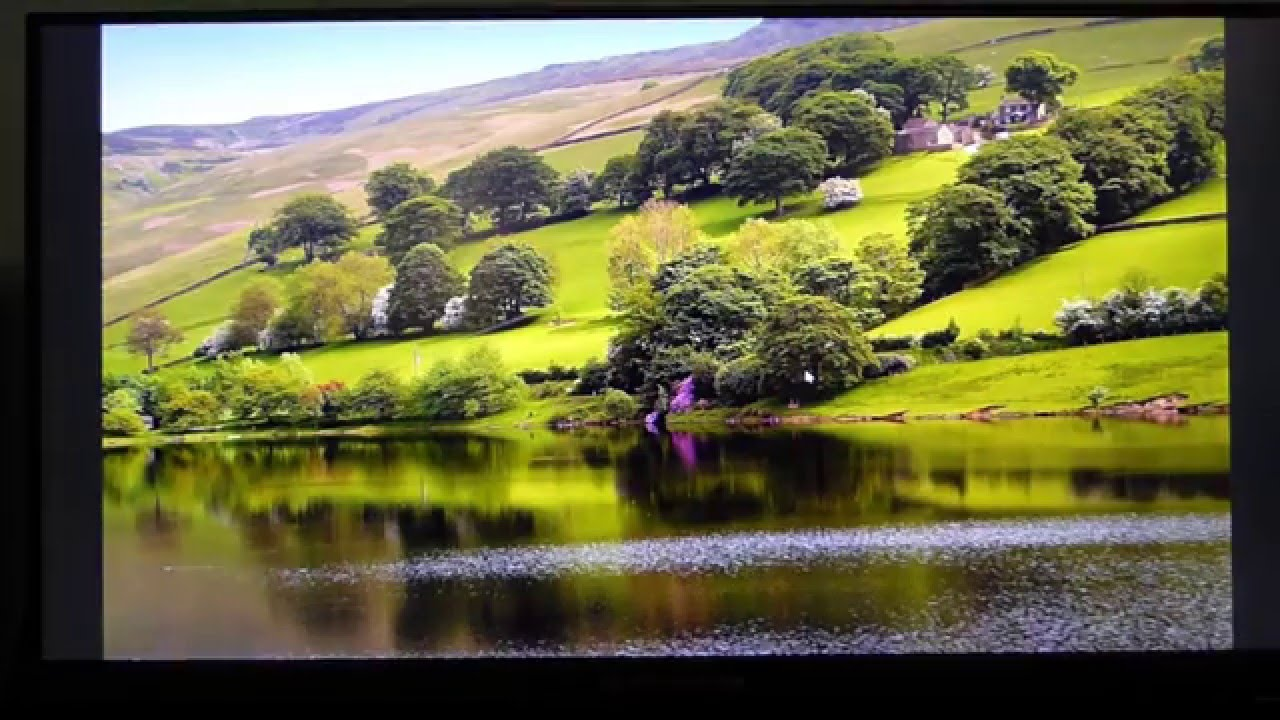
#> input picture assets/imgScene.jpg, 1280 x 720 px; the run also reads 1 picture not shown here
$ jupyter execute --allow-errors stitching.ipynb
#> lines starting #> are read from the running program, lines starting #| are printed output that depends on the picture
[cell 1]
# import the necessary packages
import numpy as np
import imutils
import cv2
import argparse
import os

[cell 2]
class Stitcher:
    def __init__(self):# determine if we are using OpenCV v3.X
        self.isv3 = imutils.is_cv3(or_better=True)

    def stitch(self, images, ratio=0.75, reprojThresh=4.0,showMatches=False):
        # unpack the images, then detect keypoints and extract
        # local invariant descriptors from them
        (imageB, imageA) = images
        (kpsA, featuresA) = self.detectAndDescribe(imageA)
        (kpsB, featuresB) = self.detectAndDescribe(imageB)

        # match features between the two images
        M = self.matchKeypoints(kpsA, kpsB, featuresA, featuresB, ratio, reprojThresh) # if the match is None, then there aren’t enough matched
        # keypoints to create a panorama
        if M is None:
            return None
        (matches, H, status) = M
        print(f'A: {imageA.shape}, B: {imageB.shape}')
        print(f'H: {H}')
        result = cv2.warpPerspective(imageA, H,
                                     (imageA.shape[1] + imageB.shape[1], imageA.shape[0]))
        result[0:imageB.shape[0], 0:imageB.shape[1]] = imageB  # check to see if the keypoint matches should be visualized
        if showMatches:
            vis = self.drawMatches(imageA, imageB, kpsA, kpsB, matches, status)
            # return a tuple of the stitched image and the
            # visualization
            return (result, vis)  # return the stitched image
        return result

    def detectAndDescribe(self, image):
        gray = cv2.cvtColor(image, cv2.COLOR_BGR2GRAY)
        if self.isv3:  # detect and extract features from the image
            descriptor = cv2.xfeatures2d.SIFT_create()
            (kps, features) = descriptor.detectAndCompute(image, None)  # otherwise, we are using OpenCV 2.4.X
        else:
            # detect keypoints in the image
            detector = cv2.FeatureDetector_create('SIFT')
            kps = detector.detect(gray)  # extract features from the image
            extractor = cv2.DescriptorExtractor_create('SIFT')
            (kps, features) = extractor.compute(gray, kps)
            # convert the keypoints from KeyPoint objects to NumPy arrays
            kps = np.float32([kp.pt for kp in kps])  # return a tuple of keypoints and features
        return (kps, features)


    def matchKeypoints(self, kpsA, kpsB, featuresA, featuresB, ratio, reprojThresh):
        # compute the raw matches and initialize the list of actual matches
        matcher = cv2.DescriptorMatcher_create('BruteForce')
        rawMatches = matcher.knnMatch(featuresA, featuresB, 2)
        matches = []  # loop over the raw matches
        for m in rawMatches:
            # ensure the distance is within a certain ratio of each
            # other (i.e. Lowe’s ratio test)
            if len(m) == 2 and m[0].distance < m[1].distance * ratio:
                matches.append((m[0].trainIdx, m[0].queryIdx))  # computing a homography requires at least 4 matches
            if len(matches) > 4:
                # [6 lines of commented-out code are left out]

                ptsA = np.float32([kpsA[i].pt for (_, i) in matches])
                ptsB = np.float32([kpsB[i].pt for (i, _) in matches])

                print(ptsA)
                print(ptsB)

                # compute the homography between the two sets of points
                (H, status) = cv2.findHomography(ptsA, ptsB, cv2.RANSAC, reprojThresh)
                # return the matches along with the homograpy matrix
                # and status of each matched point
                print(f'return :: {H}')

                return (matches, H, status)
        return None

    def drawMatches(self, imageA, imageB, kpsA, kpsB, matches, status):
        # initialize the output visualization image
        (hA, wA) = imageA.shape[:2]
        (hB, wB) = imageB.shape[:2]
        vis = np.zeros((max(hA, hB), wA + wB, 3), dtype="uint8")
        vis[0:hA, 0:wA] = imageA
        vis[0:hB, wA:] = imageB

        # loop over the matches
        for ((trainIdx, queryIdx), s) in zip(matches, status):
            # only process the match if the keypoint was successfully matched
            if s == 1:
                # draw the match
                ptsA = (int(kpsA[queryIdx].pt[0]), int(kpsA[queryIdx].pt[1]))
                ptsB = (int(kpsB[trainIdx].pt[0]) + wA, int(kpsB[trainIdx].pt[1]))
                cv2.line(vis, ptsA, ptsB, (0, 255, 0), 1)
        return vis

[cell 3]
import matplotlib.pyplot as plt
img = cv2.imread('./assets/imgScene.jpg')
#> img is the input picture: shape (720, 1280, 3); mean B, G, R 66.5, 102.3, 103.5
# imageA = cv2.imread('img1.jpg')
# imageB = cv2.imread('img2.jpg')
imageA = img[:,0:int(img.shape[1]/2)+200]
# plt.imshow(left)

imageB = img[:,int(img.shape[1]/2)-200:]
# plt.imshow(right)


# imageA = imutils.resize(imageA, width=400)
# imageB = imutils.resize(imageB, width=400)# stitch the images together to create a panorama
stitcher = Stitcher()
# (result, vis) = stitcher.stitch([imageA, imageB], showMatches=True)# show the images
#> (the rest of this cell did not finish here and is left out)

#> in detectAndDescribe, `gray = cv2.cvtColor(image, cv2.COLOR_BGR2GRAY)`:
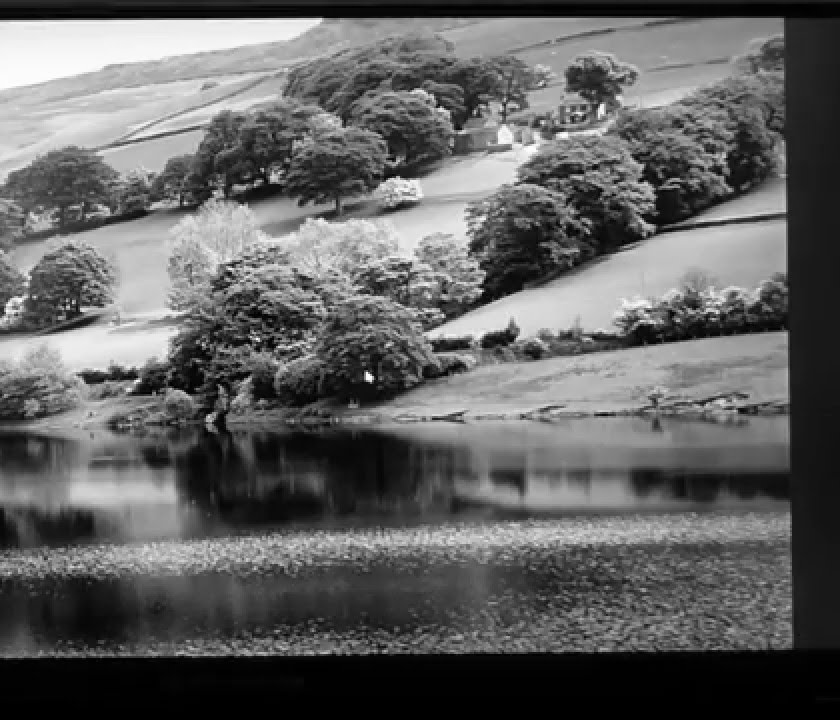
#> gray: shape (720, 840); min 0, max 255, mean 97.7
#> in detectAndDescribe, `kps = detector.detect(gray)`: kps = 4414 keypoints; strongest (x, y, size): (369, 377, 5.8), (258, 339, 3), (601, 110, 5.8), (138, 381, 3.8)
#> in detectAndDescribe, `kps = np.float32([kp.pt for kp in kps])`: kps = 4414 pairs, first value 3.4 to 794.2, second value 20.56 to 660.1
#> in stitch, `(kpsA, featuresA) = self.detectAndDescribe(imageA)`: kpsA has the same summary as kps in detectAndDescribe
#> in detectAndDescribe (call 2), `gray = cv2.cvtColor(image, cv2.COLOR_BGR2GRAY)`:
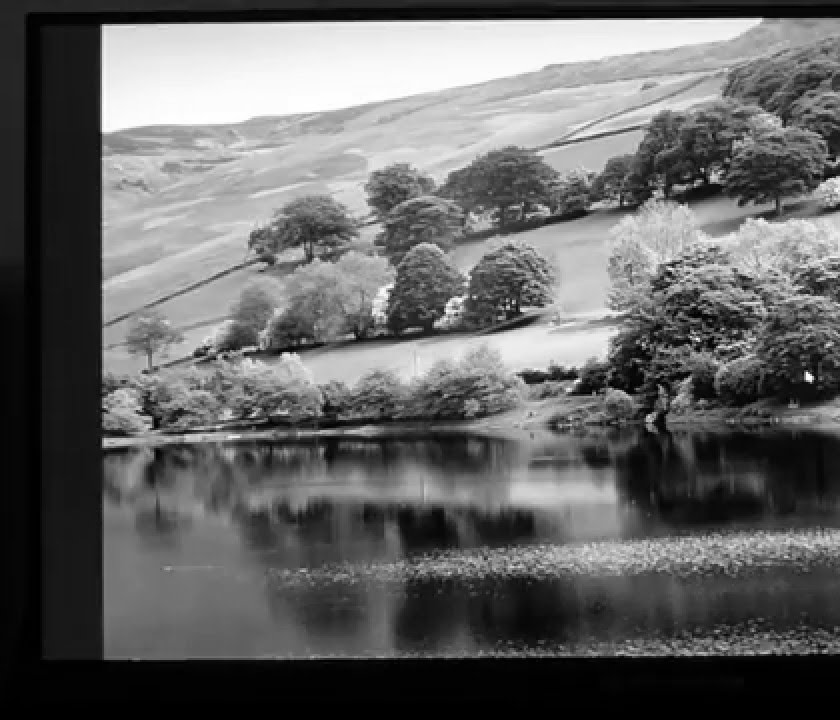
#> gray: shape (720, 840); min 0, max 255, mean 101.1
#> in detectAndDescribe (call 2), `kps = detector.detect(gray)`: kps = 3196 keypoints; strongest (x, y, size): (809, 377, 5.8), (146, 81, 69.3), (698, 339, 3), (578, 381, 3.8)
#> in detectAndDescribe (call 2), `kps = np.float32([kp.pt for kp in kps])`: kps = 3196 pairs, first value 35.69 to 837.1, second value 21.43 to 662.3
#> in stitch, `(kpsB, featuresB) = self.detectAndDescribe(imageB)`: kpsB has the same summary as kps in detectAndDescribe
#> in matchKeypoints, `rawMatches = matcher.knnMatch(featuresA, featuresB, 2)`: rawMatches = 4414 matches
#> the loop in matchKeypoints, `for m in rawMatches:` made 9 passes
#> after the loop in matchKeypoints, `for m in rawMatches:`: matches = [(1041, 0), (1042, 1), (1045, 2), (1049, 6), (1051, 8)]

#> (a cell that did not finish here is left out)

[cell 5]
import matplotlib.pyplot as plt
img = cv2.imread('./image_wide.jpg', 0)
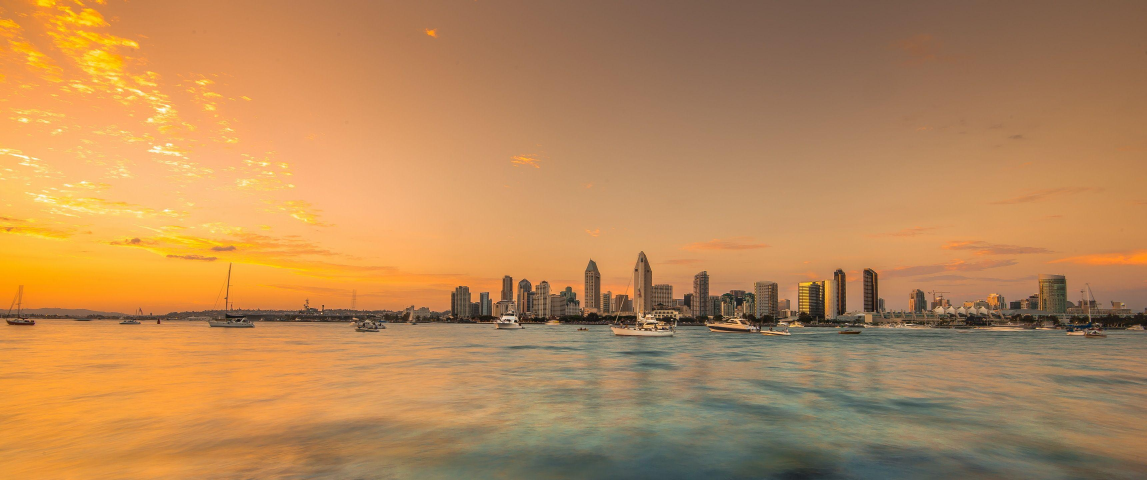
#> input picture image_wide.jpg, 3440 x 1440 px (shown at 1/3 size)
#> img: shape (1440, 3440); min 0, max 255, mean 145.2
# print(img)
plt.imshow(img)

[cell 6]
left = img[:,0:int(img.shape[1]/2)+200]
plt.imshow(left)

right = img[:,int(img.shape[1]/2)-200:]
plt.imshow(right)

[cell 7]
import numpy as np
import cv2 as cv
import matplotlib.pyplot as plt
# img1 = cv.imread('box.png',cv.IMREAD_GRAYSCALE)          # queryImage
# img2 = cv.imread('box_in_scene.png',cv.IMREAD_GRAYSCALE) # trainImage

import matplotlib.pyplot as plt
img = cv2.imread('./assets/image_wide.jpg')
#> img is the input picture: shape (1440, 3440, 3); mean B, G, R 88, 136.6, 183.6
img1 = img[:,0:int(img.shape[1]/2)+200]
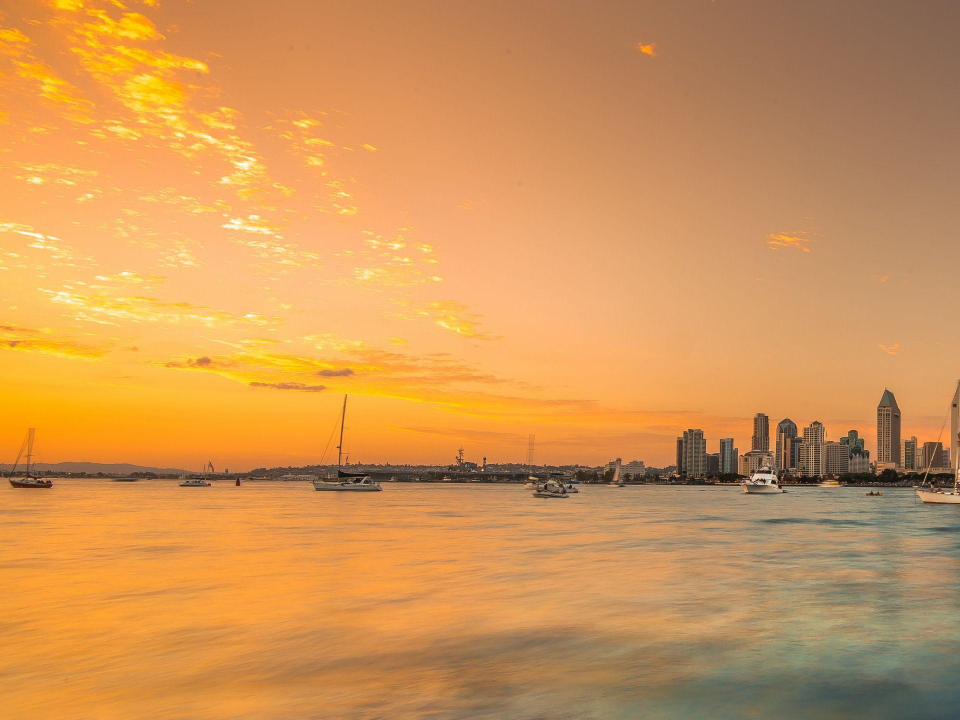
#> img1: shape (1440, 1920, 3) (shown at 1/2 size); mean B, G, R 86.5, 149.4, 208.4
img2 = img[:,int(img.shape[1]/2)-200:]
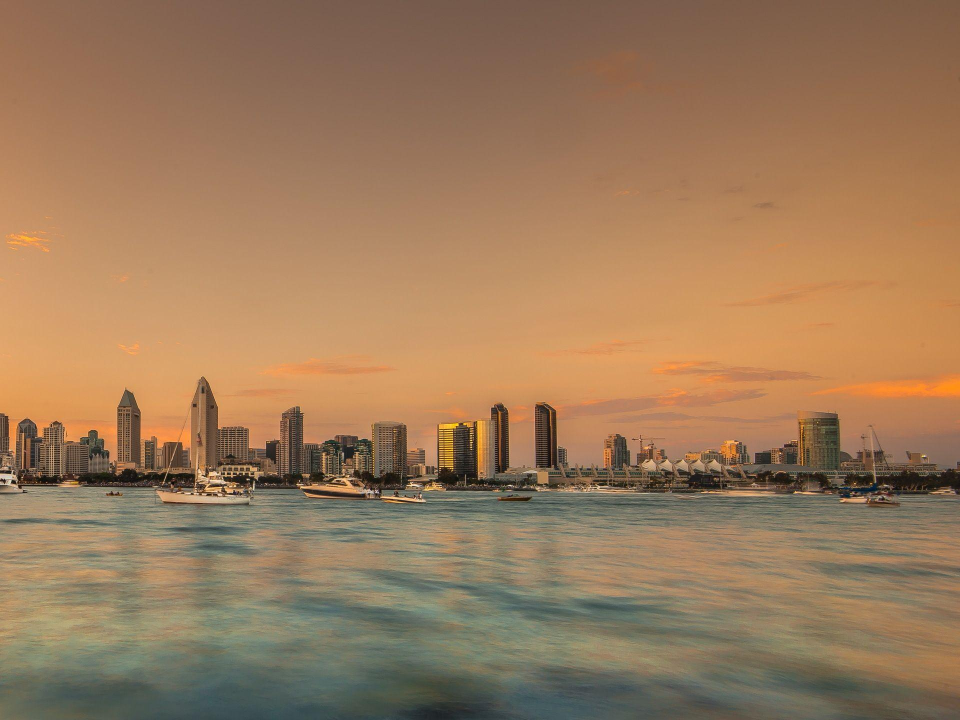
#> img2: shape (1440, 1920, 3) (shown at 1/2 size); mean B, G, R 91.1, 122.4, 154.7


# Initiate SIFT detector
sift = cv.SIFT_create()
# find the keypoints and descriptors with SIFT
kp1, des1 = sift.detectAndCompute(img1,None)
#> kp1 = 1717 keypoints; strongest (x, y, size): (965, 940, 2.5), (1564, 955, 2), (1911, 967, 1.9), (1904, 988, 3.1)
kp2, des2 = sift.detectAndCompute(img2,None)
#> kp2 = 3236 keypoints; strongest (x, y, size): (420, 935, 1.9), (942, 890, 2), (495, 959, 2.5), (880, 937, 1.8)
# FLANN parameters
FLANN_INDEX_KDTREE = 1
index_params = dict(algorithm = FLANN_INDEX_KDTREE, trees = 5)
search_params = dict(checks=50)   # or pass empty dictionary
flann = cv.FlannBasedMatcher(index_params,search_params)
matches = flann.knnMatch(des1,des2,k=2)
#> matches = 1717 matches
# Need to draw only good matches, so create a mask
matchesMask = [[0,0] for i in range(len(matches))]
#> matchesMask = 1717 pairs, first value 0 to 0, second value 0 to 0
# ratio test as per Lowe's paper
for i,(m,n) in enumerate(matches):
    if m.distance < 0.7*n.distance:
        matchesMask[i]=[1,0]
#> after the loop, matchesMask = 1717 pairs, first value 0 to 1, second value 0 to 0
draw_params = dict(matchColor = (0,255,0),
                   singlePointColor = (255,0,0),
                   matchesMask = matchesMask,
                   flags = cv.DrawMatchesFlags_DEFAULT)
#> draw_params = 4 items
img3 = cv.drawMatchesKnn(img1,kp1,img2,kp2,matches,None,**draw_params)
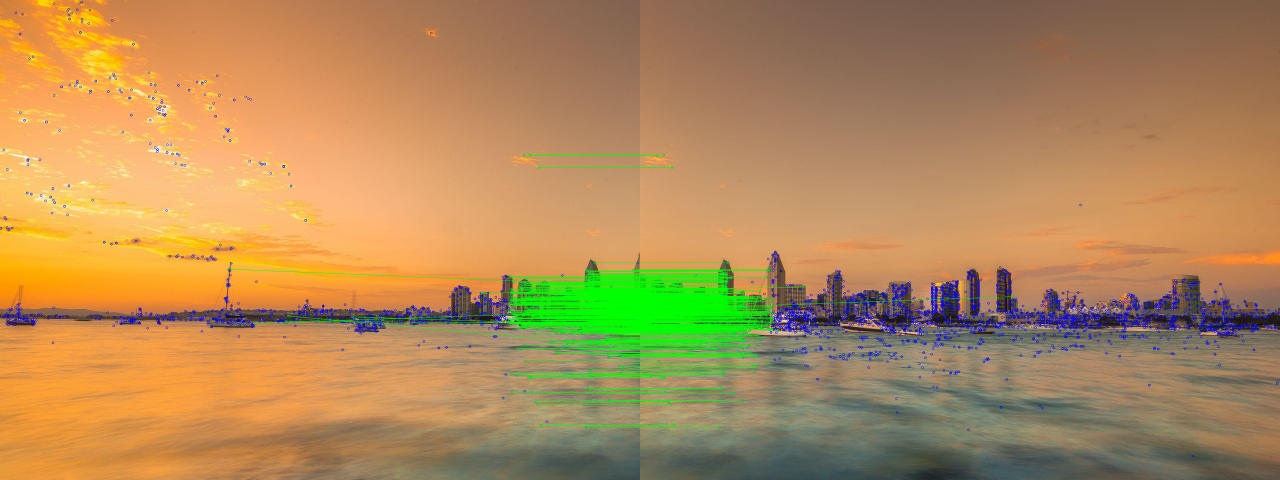
#> img3: shape (1440, 3840, 3) (shown at 1/3 size); mean B, G, R 88.7, 138.8, 176.4
plt.imshow(img3,),plt.show()
